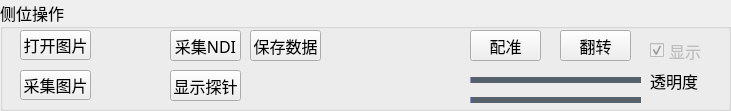
  <widget class="QGroupBox" name="groupBox_2">
   <property name="geometry">
    <rect>
     <x>810</x>
     <y>870</y>
     <width>731</width>
     <height>111</height>
    </rect>
   </property>
   <property name="font">
    <font>
     <family>华文中宋</family>
     <pointsize>12</pointsize>
    </font>
   </property>
   <property name="title">
    <string>侧位操作</string>
   </property>
   <widget class="QPushButton" name="pushButton_Lat_OpenPicture">
    <property name="geometry">
     <rect>
      <x>20</x>
      <y>30</y>
      <width>71</width>
      <height>30</height>
     </rect>
    </property>
    <property name="styleSheet">
     <string notr="true"/>
    </property>
    <property name="text">
     <string>打开图片</string>
    </property>
   </widget>
   <widget class="QPushButton" name="pushButton_Lat_CapturePicture">
    <property name="geometry">
     <rect>
      <x>20</x>
      <y>70</y>
      <width>71</width>
      <height>30</height>
     </rect>
    </property>
    <property name="styleSheet">
     <string notr="true"/>
    </property>
    <property name="text">
     <string>采集图片</string>
    </property>
   </widget>
   <widget class="QPushButton" name="pushButton_getXspottransform_Lat">
    <property name="geometry">
     <rect>
      <x>170</x>
      <y>30</y>
      <width>71</width>
      <height>31</height>
     </rect>
    </property>
    <property name="styleSheet">
     <string notr="true"/>
    </property>
    <property name="text">
     <string>采集NDI</string>
    </property>
   </widget>
   <widget class="QPushButton" name="pushButton_ShowTiptool_Lat">
    <property name="geometry">
     <rect>
      <x>170</x>
      <y>70</y>
      <width>71</width>
      <height>31</height>
     </rect>
    </property>
    <property name="styleSheet">
     <string notr="true"/>
    </property>
    <property name="text">
     <string>显示探针</string>
    </property>
   </widget>
   <widget class="QPushButton" name="pushButton_Save_Lat">
    <property name="geometry">
     <rect>
      <x>250</x>
      <y>30</y>
      <width>71</width>
      <height>31</height>
     </rect>
    </property>
    <property name="styleSheet">
     <string notr="true"/>
    </property>
    <property name="text">
     <string>保存数据</string>
    </property>
   </widget>
   <widget class="QPushButton" name="pushButton_matching_Lat">
    <property name="geometry">
     <rect>
      <x>470</x>
      <y>30</y>
      <width>71</width>
      <height>31</height>
     </rect>
    </property>
    <property name="text">
     <string>配准</string>
    </property>
   </widget>
   <widget class="QCheckBox" name="checkBox_showLat">
    <property name="enabled">
     <bool>false</bool>
    </property>
    <property name="geometry">
     <rect>
      <x>650</x>
      <y>40</y>
      <width>93</width>
      <height>21</height>
     </rect>
    </property>
    <property name="text">
     <string>显示</string>
    </property>
    <property name="checked">
     <bool>true</bool>
    </property>
   </widget>
   <widget class="QSlider" name="horizontalSlider_Femur_Lat">
    <property name="geometry">
     <rect>
      <x>470</x>
      <y>70</y>
      <width>171</width>
      <height>20</height>
     </rect>
    </property>
    <property name="styleSheet">
     <string notr="true">
         QSlider::add-page:Horizontal
         {    
            background-color: rgb(87, 97, 106);
            height:4px;
         }
         QSlider::sub-page:Horizontal 
        {
            background-color:qlineargradient(spread:pad, x1:0, y1:0, x2:1, y2:0, stop:0 rgba(231,80,229, 255), stop:1 rgba(7,208,255, 255));
            height:4px;
         }
        QSlider::groove:Horizontal
        {
            background:transparent;
            height:6px;
        }
        QSlider::handle:Horizontal 
        {
            height: 20px;
            width:20px;
            border-image: url(:/images/whitecircle.png);
            margin: -8 0px; 
        }</string>
    </property>
    <property name="orientation">
     <enum>Qt::Horizontal</enum>
    </property>
   </widget>
   <widget class="QSlider" name="horizontalSlider_Tibia_Lat">
    <property name="geometry">
     <rect>
      <x>470</x>
      <y>90</y>
      <width>171</width>
      <height>20</height>
     </rect>
    </property>
    <property name="styleSheet">
     <string notr="true">
         QSlider::add-page:Horizontal
         {    
            background-color: rgb(87, 97, 106);
            height:4px;
         }
         QSlider::sub-page:Horizontal 
        {
            background-color:qlineargradient(spread:pad, x1:0, y1:0, x2:1, y2:0, stop:0 rgba(231,80,229, 255), stop:1 rgba(7,208,255, 255));
            height:4px;
         }
        QSlider::groove:Horizontal
        {
            background:transparent;
            height:6px;
        }
        QSlider::handle:Horizontal 
        {
            height: 20px;
            width:20px;
            border-image: url(:/images/whitecircle.png);
            margin: -8 0px; 
        }</string>
    </property>
    <property name="orientation">
     <enum>Qt::Horizontal</enum>
    </property>
   </widget>
   <widget class="QLabel" name="label_2">
    <property name="geometry">
     <rect>
      <x>650</x>
      <y>70</y>
      <width>71</width>
      <height>21</height>
     </rect>
    </property>
    <property name="text">
     <string>透明度</string>
    </property>
   </widget>
   <widget class="QPushButton" name="pushButton_mirror_Lat">
    <property name="geometry">
     <rect>
      <x>560</x>
      <y>30</y>
      <width>71</width>
      <height>31</height>
     </rect>
    </property>
    <property name="text">
     <string>翻转</string>
    </property>
   </widget>
  </widget>
